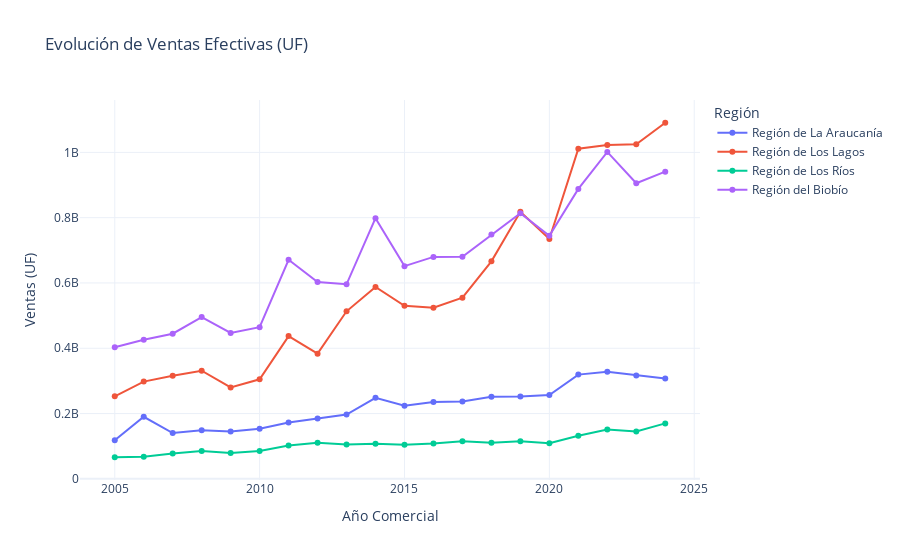
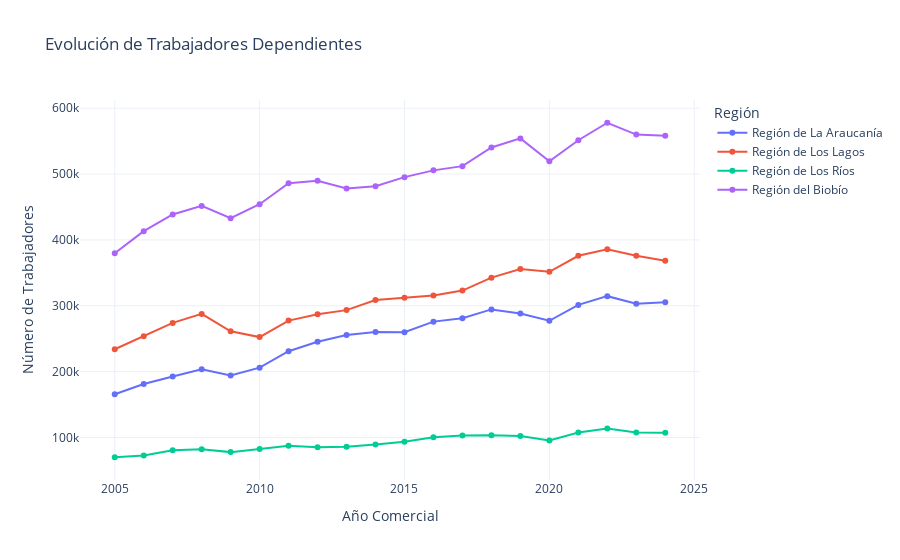

The code cell stored with these charts, in order, in its notebook:
### Markdown cell above
## Tendencias regionales
Ventas y empleo por año para cada región.

### Code cell
regional_trends = df_reg_filtered.groupby(['año_comercial', 'región_del_domicilio_o_casa_matriz'])[[
    'ventas_anuales_en_uf',
    'número_de_trabajadores_dependientes_informados'
]].sum().reset_index()

fig1 = px.line(
    regional_trends,
    x='año_comercial',
    y='ventas_anuales_en_uf',
    color='región_del_domicilio_o_casa_matriz',
    markers=True,
    title='Evolución de Ventas Efectivas (UF)',
    labels={'año_comercial': 'Año Comercial', 'ventas_anuales_en_uf': 'Ventas (UF)', 'región_del_domicilio_o_casa_matriz': 'Región'}
)
# Guardar en HTML en la carpeta docs
fig1.write_html('../docs/evolucion_ventas_regionales.html')
fig1.show()

fig2 = px.line(
    regional_trends,
    x='año_comercial',
    y='número_de_trabajadores_dependientes_informados',
    color='región_del_domicilio_o_casa_matriz',
    markers=True,
    title='Evolución de Trabajadores Dependientes',
    labels={'año_comercial': 'Año Comercial', 'número_de_trabajadores_dependientes_informados': 'Número de Trabajadores', 'región_del_domicilio_o_casa_matriz': 'Región'}
)
# Guardar en HTML en la carpeta docs
fig2.write_html('../docs/evolucion_trabajadores_regionales.html')
fig2.show()

### Figure 1 — Plotly figure (JSON) as saved in the notebook; plotly's stock layout.template omitted (floating-point values rounded to 4 significant figures)
{"data": [{"hovertemplate": "Región=Región de La Araucanía<br>Año Comercial=%{x}<br>Ventas (UF)=%{y}<extra></extra>", "legendgroup": "Región de La Araucanía", "line": {"color": "#636efa", "dash": "solid"}, "marker": {"symbol": "circle"}, "mode": "lines+markers", "name": "Región de La Araucanía", "orientation": "v", "showlegend": true, "type": "scatter", "x": [2005, 2006, 2007, 2008, 2009, 2010, 2011, 2012, 2013, 2014, 2015, 2016, 2017, 2018, 2019, 2020, 2021, 2022, 2023, 2024], "xaxis": "x", "y": [118100000.0, 190100000.0, 140200000.0, 148500000.0, 144800000.0, 153700000.0, 172700000.0, 184900000.0, 197000000.0, 248100000.0, 223900000.0, 235600000.0, 237200000.0, 251200000.0, 252600000.0, 256800000.0, 319200000.0, 328100000.0, 316700000.0, 307500000.0], "yaxis": "y"}, {"hovertemplate": "Región=Región de Los Lagos<br>Año Comercial=%{x}<br>Ventas (UF)=%{y}<extra></extra>", "legendgroup": "Región de Los Lagos", "line": {"color": "#EF553B", "dash": "solid"}, "marker": {"symbol": "circle"}, "mode": "lines+markers", "name": "Región de Los Lagos", "orientation": "v", "showlegend": true, "type": "scatter", "x": [2005, 2006, 2007, 2008, 2009, 2010, 2011, 2012, 2013, 2014, 2015, 2016, 2017, 2018, 2019, 2020, 2021, 2022, 2023, 2024], "xaxis": "x", "y": [252700000.0, 297900000.0, 315500000.0, 331100000.0, 280000000.0, 304900000.0, 437200000.0, 383400000.0, 513200000.0, 587700000.0, 530200000.0, 524100000.0, 554900000.0, 666300000.0, 818100000.0, 734600000.0, 1011000000.0, 1023000000.0, 1025000000.0, 1091000000.0], "yaxis": "y"}, {"hovertemplate": "Región=Región de Los Ríos<br>Año Comercial=%{x}<br>Ventas (UF)=%{y}<extra></extra>", "legendgroup": "Región de Los Ríos", "line": {"color": "#00cc96", "dash": "solid"}, "marker": {"symbol": "circle"}, "mode": "lines+markers", "name": "Región de Los Ríos", "orientation": "v", "showlegend": true, "type": "scatter", "x": [2005, 2006, 2007, 2008, 2009, 2010, 2011, 2012, 2013, 2014, 2015, 2016, 2017, 2018, 2019, 2020, 2021, 2022, 2023, 2024], "xaxis": "x", "y": [66130000.0, 67390000.0, 77450000.0, 85420000.0, 79040000.0, 84960000.0, 102100000.0, 110300000.0, 105000000.0, 107300000.0, 104200000.0, 108400000.0, 115300000.0, 110700000.0, 115200000.0, 109200000.0, 132100000.0, 151100000.0, 144800000.0, 169800000.0], "yaxis": "y"}, {"hovertemplate": "Región=Región del Biobío<br>Año Comercial=%{x}<br>Ventas (UF)=%{y}<extra></extra>", "legendgroup": "Región del Biobío", "line": {"color": "#ab63fa", "dash": "solid"}, "marker": {"symbol": "circle"}, "mode": "lines+markers", "name": "Región del Biobío", "orientation": "v", "showlegend": true, "type": "scatter", "x": [2005, 2006, 2007, 2008, 2009, 2010, 2011, 2012, 2013, 2014, 2015, 2016, 2017, 2018, 2019, 2020, 2021, 2022, 2023, 2024], "xaxis": "x", "y": [403300000.0, 426000000.0, 444600000.0, 495500000.0, 446800000.0, 464700000.0, 671000000.0, 603100000.0, 595900000.0, 798300000.0, 651600000.0, 679800000.0, 680400000.0, 748200000.0, 813300000.0, 744500000.0, 888100000.0, 1001000000.0, 905500000.0, 941000000.0], "yaxis": "y"}], "layout": {"legend": {"title": {"text": "Región"}, "tracegroupgap": 0}, "title": {"text": "Evolución de Ventas Efectivas (UF)"}, "xaxis": {"anchor": "y", "domain": [0, 1], "title": {"text": "Año Comercial"}}, "yaxis": {"anchor": "x", "domain": [0, 1], "title": {"text": "Ventas (UF)"}}}}

### Figure 2 — Plotly figure (JSON) as saved in the notebook; plotly's stock layout.template omitted (floating-point values rounded to 4 significant figures)
{"data": [{"hovertemplate": "Región=Región de La Araucanía<br>Año Comercial=%{x}<br>Número de Trabajadores=%{y}<extra></extra>", "legendgroup": "Región de La Araucanía", "line": {"color": "#636efa", "dash": "solid"}, "marker": {"symbol": "circle"}, "mode": "lines+markers", "name": "Región de La Araucanía", "orientation": "v", "showlegend": true, "type": "scatter", "x": [2005, 2006, 2007, 2008, 2009, 2010, 2011, 2012, 2013, 2014, 2015, 2016, 2017, 2018, 2019, 2020, 2021, 2022, 2023, 2024], "xaxis": "x", "y": [165620, 181268, 192659, 203689, 194168, 205985, 230970, 245465, 255514, 260050, 259794, 275904, 281087, 294459, 288363, 277211, 301283, 314565, 303094, 305220], "yaxis": "y"}, {"hovertemplate": "Región=Región de Los Lagos<br>Año Comercial=%{x}<br>Número de Trabajadores=%{y}<extra></extra>", "legendgroup": "Región de Los Lagos", "line": {"color": "#EF553B", "dash": "solid"}, "marker": {"symbol": "circle"}, "mode": "lines+markers", "name": "Región de Los Lagos", "orientation": "v", "showlegend": true, "type": "scatter", "x": [2005, 2006, 2007, 2008, 2009, 2010, 2011, 2012, 2013, 2014, 2015, 2016, 2017, 2018, 2019, 2020, 2021, 2022, 2023, 2024], "xaxis": "x", "y": [233954, 253887, 273941, 287661, 261176, 252435, 277504, 287194, 293380, 308785, 312254, 315613, 322998, 342683, 355847, 351482, 375885, 385631, 375991, 368476], "yaxis": "y"}, {"hovertemplate": "Región=Región de Los Ríos<br>Año Comercial=%{x}<br>Número de Trabajadores=%{y}<extra></extra>", "legendgroup": "Región de Los Ríos", "line": {"color": "#00cc96", "dash": "solid"}, "marker": {"symbol": "circle"}, "mode": "lines+markers", "name": "Región de Los Ríos", "orientation": "v", "showlegend": true, "type": "scatter", "x": [2005, 2006, 2007, 2008, 2009, 2010, 2011, 2012, 2013, 2014, 2015, 2016, 2017, 2018, 2019, 2020, 2021, 2022, 2023, 2024], "xaxis": "x", "y": [70021, 72580, 80635, 82217, 77808, 82462, 87575, 85203, 86017, 89341, 93493, 100542, 103149, 103484, 102170, 95594, 107632, 113799, 107492, 107237], "yaxis": "y"}, {"hovertemplate": "Región=Región del Biobío<br>Año Comercial=%{x}<br>Número de Trabajadores=%{y}<extra></extra>", "legendgroup": "Región del Biobío", "line": {"color": "#ab63fa", "dash": "solid"}, "marker": {"symbol": "circle"}, "mode": "lines+markers", "name": "Región del Biobío", "orientation": "v", "showlegend": true, "type": "scatter", "x": [2005, 2006, 2007, 2008, 2009, 2010, 2011, 2012, 2013, 2014, 2015, 2016, 2017, 2018, 2019, 2020, 2021, 2022, 2023, 2024], "xaxis": "x", "y": [379701, 413187, 438661, 451611, 432885, 454149, 485930, 489646, 478157, 481480, 495268, 505546, 511913, 540228, 554039, 519453, 551253, 577815, 559804, 558209], "yaxis": "y"}], "layout": {"legend": {"title": {"text": "Región"}, "tracegroupgap": 0}, "title": {"text": "Evolución de Trabajadores Dependientes"}, "xaxis": {"anchor": "y", "domain": [0, 1], "title": {"text": "Año Comercial"}}, "yaxis": {"anchor": "x", "domain": [0, 1], "title": {"text": "Número de Trabajadores"}}}}
